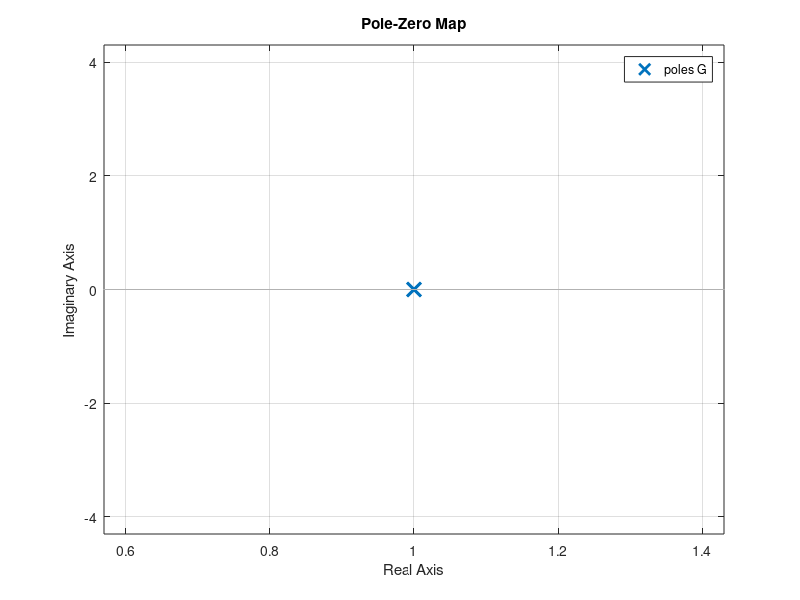

Write the MATLAB code that produced this figure.
close all
clc
clear all
w=[-1,0,.1,.5,1,3,5,10];
t=0:.01:10;
hold on
for i=1:length(w)
    
%G=tf([1],[1 w(i) 1]);
G=tf([w(i)*w(i)],[1 2*w(i) w(i)*w(i)]);
%y=step(t,G);
pzmap(G);
%plot(t,y)
%rlocus(1,[1 2*w(i) 1])

%bode(G);
%axis([0 10 0 5])
end
